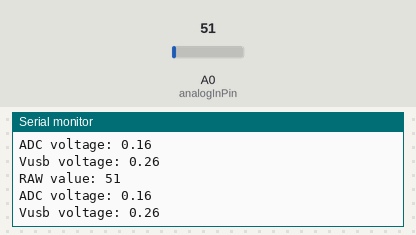
Bench run of a sketch on a simulated Arduino Uno, built with avr-gcc and run on an emulated ATmega328P. Parts: the last lines printed to the serial monitor. The test bench sets the inputs (shaded band); at power-on: A0 (analogInPin) = 51.

Above: at 1.3 s.
1.4 s: A0 (analogInPin) set to 61
At 1.81 s:
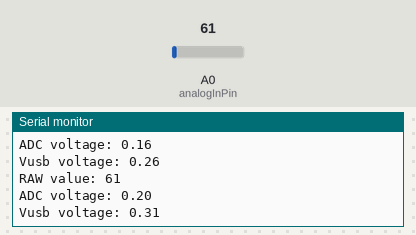
2.9 s: A0 (analogInPin) set to 71
At 3.32 s:
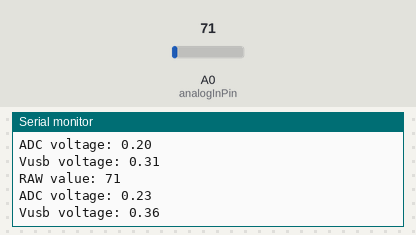
Timing chart, 0 to 5.9 s (numbered marks = the images above; inputs shaded):
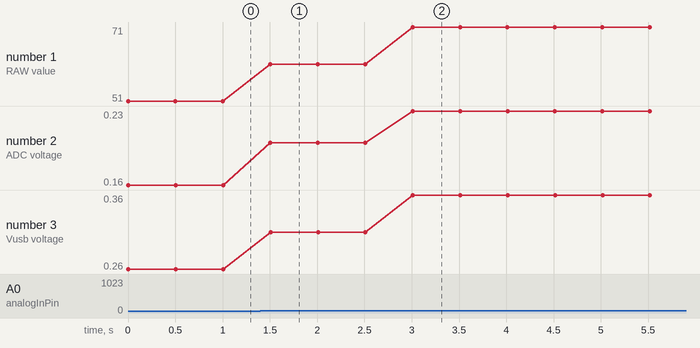

Measured:
- after the input at 1.4 s, the serial monitor: prints a new line after 0.10 s (image 1)
- after the input at 2.9 s, the serial monitor: prints a new line after 0.11 s (image 2)
- plotted number 1: 51 → 61 after the input at 1.4 s, 61 → 71 after the input at 2.9 s
- plotted number 2: 0.16 → 0.2 after the input at 1.4 s, 0.2 → 0.23 after the input at 2.9 s
- plotted number 3: 0.26 → 0.31 after the input at 1.4 s, 0.31 → 0.36 after the input at 2.9 s

The sketch:

NodeMCU_-_AnalogRead_5V.ino
```cpp
/*
 * Conditioning analog signal to NodeMCU
 * - Conditioning an analog signal bigger than 3.3v
 * using an active circuit with OpAmp LM358
 * the article about this code is available in:
 * http://
 * -------------------------------------------------
 * condicionando sinal analógico para NodeMCU
 * - condicionando um sinal analógico maior que 3.3v
 * utilizando um circuito ativo com o AmpOp LM358
 * o artigo sobre este código esta disponível em:
 * http://
 *
 * developed by: Haroldo Amaral - agaelema@gmail.com
 * 2017/05/24 - v 1.0
 */

// some constants - algumas constantes
const unsigned int analogInPin = A0;    // Analog input - pino analógico
const float analogLimit = 3.3;          // Limit of Analog In. - Limite da entrada analogica
const float R1 = 46700 + 217000;        // Valores medidos - teóricos de 47k + 220k
const float R2 = 450000;                // valor medido - teórico de 470k

// used variables - variáveis utilizadas
unsigned int RAWanalogInput = 0;        // save the RAW value of A0 - armazena o valor RAW de A0
float analogInputVoltage = 0;           // save the converted A0 voltage - armazena a tensão convertida de A0
float Vusb = 0;                         // save the Vusb voltage - armazena a tensão Vusb

void setup()
{
  // setup the serial communication - configura a comunicacao serial
  Serial.begin(115200);
}

void loop()
{
  // read the analog input - le a entrada analogica
  RAWanalogInput = analogRead(analogInPin);

  // print RAW value - imprime o valor RAW
  Serial.print("RAW value: "); Serial.println(RAWanalogInput);

  // convert RAW value in voltage - converte o valor RAW em tensao
  analogInputVoltage = (float)RAWanalogInput * (analogLimit/1024);
  // print A0 voltage - imprime a tensao em A0
  Serial.print("ADC voltage: "); Serial.println(analogInputVoltage);

  // calculate the Vusb voltage - calcula a tensao Vusb
  Vusb = analogInputVoltage * (R1 + R2) / R2;
  // print Vusb voltage - imprime a tensao Vusb
  Serial.print("Vusb voltage: "); Serial.println(Vusb);

  delay(500);
}
```
